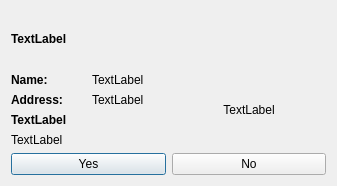
<ui version="4.0" >
 <class>ConfirmDialog</class>
 <widget class="QDialog" name="ConfirmDialog" >
  <property name="geometry" >
   <rect>
    <x>0</x>
    <y>0</y>
    <width>337</width>
    <height>186</height>
   </rect>
  </property>
  <property name="sizePolicy" >
   <sizepolicy vsizetype="Fixed" hsizetype="Fixed" >
    <horstretch>0</horstretch>
    <verstretch>0</verstretch>
   </sizepolicy>
  </property>
  <property name="windowTitle" >
   <string>Dialog</string>
  </property>
  <layout class="QVBoxLayout" >
   <item>
    <widget class="QLabel" name="titleLabel" >
     <property name="font" >
      <font>
       <weight>75</weight>
       <bold>true</bold>
      </font>
     </property>
     <property name="text" >
      <string comment="KDE::DoNotExtract">TextLabel</string>
     </property>
     <property name="wordWrap" >
      <bool>true</bool>
     </property>
    </widget>
   </item>
   <item>
    <layout class="QHBoxLayout" >
     <item>
      <layout class="QVBoxLayout" >
       <item>
        <layout class="QHBoxLayout" >
         <item>
          <widget class="QLabel" name="label_2" >
           <property name="font" >
            <font>
             <weight>75</weight>
             <bold>true</bold>
            </font>
           </property>
           <property name="text" >
            <string>Name: </string>
           </property>
          </widget>
         </item>
         <item>
          <widget class="QLabel" name="nameLabel" >
           <property name="text" >
            <string comment="KDE::DoNotExtract">TextLabel</string>
           </property>
          </widget>
         </item>
        </layout>
       </item>
       <item>
        <layout class="QHBoxLayout" >
         <item>
          <widget class="QLabel" name="label_3" >
           <property name="font" >
            <font>
             <weight>75</weight>
             <bold>true</bold>
            </font>
           </property>
           <property name="text" >
            <string>Address: </string>
           </property>
          </widget>
         </item>
         <item>
          <widget class="QLabel" name="addressLabel" >
           <property name="text" >
            <string comment="KDE::DoNotExtract">TextLabel</string>
           </property>
          </widget>
         </item>
        </layout>
       </item>
         <item>
          <widget class="QLabel" name="confirmLabel" >
           <property name="font" >
            <font>
             <weight>75</weight>
             <bold>true</bold>
            </font>
           </property>
           <property name="text" >
            <string comment="KDE::DoNotExtract">TextLabel</string>
           </property>
          </widget>
         </item>
         <item>
          <widget class="QLabel" name="valueLabel" >
           <property name="text" >
            <string comment="KDE::DoNotExtract">TextLabel</string>
           </property>
          </widget>
         </item>
        </layout>
       </item>
     <item>
      <widget class="QLabel" name="iconLabel" >
       <property name="text" >
        <string comment="KDE::DoNotExtract">TextLabel</string>
       </property>
       <property name="alignment" >
        <set>Qt::AlignCenter</set>
       </property>
      </widget>
     </item>
    </layout>
   </item>
   <item>
    <layout class="QHBoxLayout" >
     <item>
      <widget class="QPushButton" name="yesButton" >
       <property name="text" >
        <string>Yes</string>
       </property>
      </widget>
     </item>
     <item>
      <widget class="QPushButton" name="noButton" >
       <property name="text" >
        <string>No</string>
       </property>
      </widget>
     </item>
    </layout>
   </item>
  </layout>
 </widget>
 <resources/>
 <connections/>
</ui>
